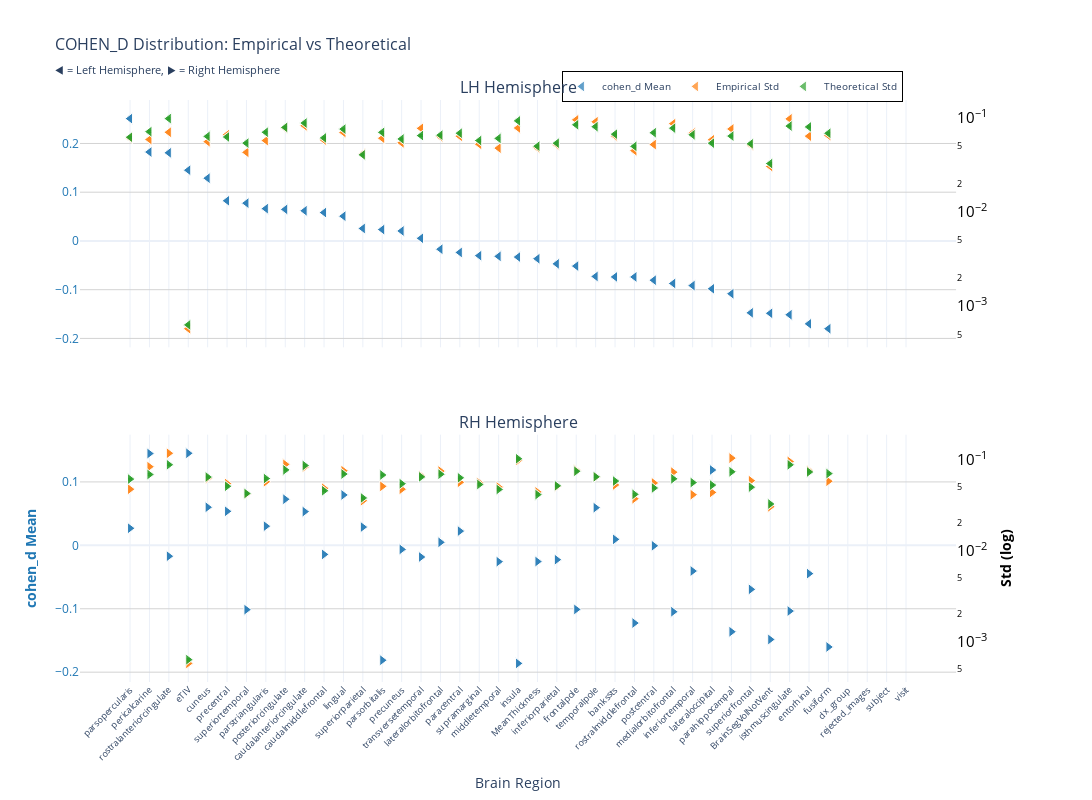
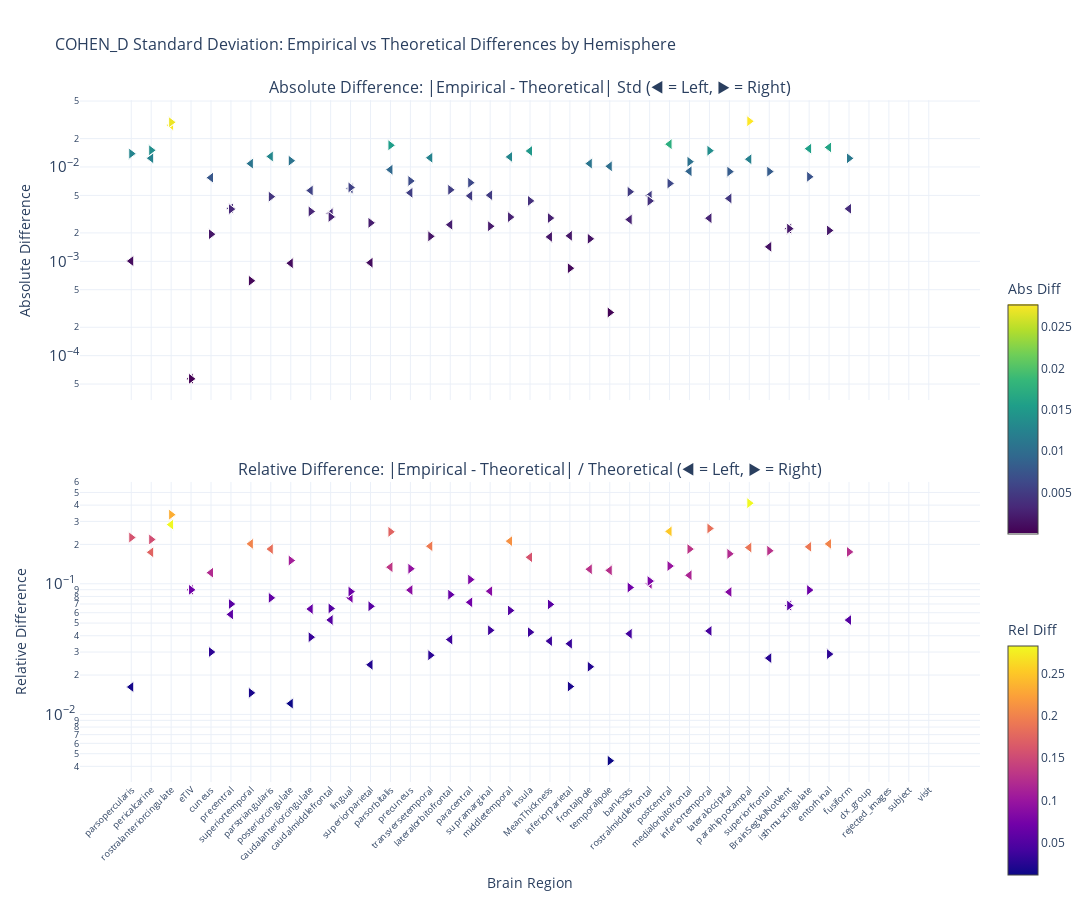

Here is the notebook cell these charts were saved with, in order:
### Markdown cell above
### p-value

### Code cell
nu_nav = df_navr[(df_navr["study"] == "longitudinal") & (df_navr["group"] == "HC-PD")]
data_path = stats_dir / f"cohen_d_longitudinal_{METRIC}.parquet"
df, stats = get_test_stats(
    data_path, stat_functions_F, nu_nav, hemisphere=True, study="longitudinal"
)
show_figure(
    stats, hemisphere=True, stat_name="cohen_d", study="longitudinal", metric=METRIC
)

### Figure 1 — Plotly figure (JSON) as saved in the notebook; plotly's stock layout.template omitted (floating-point values rounded to 4 significant figures)
{"data": [{"hovertemplate": "<b>%{x}</b><br>Mean cohen_d: %{y:.2f}<br><extra></extra>", "legendgroup": "mean", "marker": {"color": "#1f77b4", "line": {"color": "white", "width": 1}, "opacity": 0.7, "size": 10, "symbol": "triangle-left"}, "mode": "markers", "name": "cohen_d Mean", "showlegend": true, "type": "scatter", "x": ["parsopercularis", "parsopercularis", "pericalcarine", "pericalcarine", "rostralanteriorcingulate", "rostralanteriorcingulate", "eTIV", "eTIV", "cuneus", "cuneus", "precentral", "precentral", "superiortemporal", "superiortemporal", "parstriangularis", "parstriangularis", "posteriorcingulate", "posteriorcingulate", "caudalanteriorcingulate", "caudalanteriorcingulate", "caudalmiddlefrontal", "caudalmiddlefrontal", "lingual", "lingual", "superiorparietal", "superiorparietal", "parsorbitalis", "parsorbitalis", "precuneus", "precuneus", "transversetemporal", "transversetemporal", "lateralorbitofrontal", "lateralorbitofrontal", "paracentral", "paracentral", "supramarginal", "supramarginal", "middletemporal", "middletemporal", "insula", "insula", "MeanThickness", "MeanThickness", "inferiorparietal", "inferiorparietal", "frontalpole", "frontalpole", "temporalpole", "temporalpole", "bankssts", "bankssts", "rostralmiddlefrontal", "rostralmiddlefrontal", "postcentral", "postcentral", "medialorbitofrontal", "medialorbitofrontal", "inferiortemporal", "inferiortemporal", "lateraloccipital", "lateraloccipital", "parahippocampal", "parahippocampal", "superiorfrontal", "superiorfrontal", "BrainSegVolNotVent", "BrainSegVolNotVent", "isthmuscingulate", "isthmuscingulate", "entorhinal", "entorhinal", "fusiform", "fusiform", "dx_group", "rejected_images", "subject", "visit"], "xaxis": "x", "y": [0.251, 0.251, 0.1824, 0.1824, 0.1808, 0.1808, 0.1452, 0.1452, 0.1288, 0.1288, 0.08244, 0.08244, 0.0776, 0.0776, 0.06627, 0.06627, 0.06475, 0.06475, 0.06187, 0.06187, 0.05822, 0.05822, 0.05086, 0.05086, 0.02558, 0.02558, 0.02333, 0.02333, 0.02046, 0.02046, 0.005449, 0.005449, -0.01695, -0.01695, -0.0236, -0.0236, -0.03016, -0.03016, -0.0316, -0.0316, -0.03306, -0.03306, -0.03645, -0.03645, -0.04701, -0.04701, -0.05158, -0.05158, -0.07283, -0.07283, -0.07379, -0.07379, -0.07385, -0.07385, -0.08052, -0.08052, -0.08717, -0.08717, -0.0916, -0.0916, -0.09813, -0.09813, -0.1083, -0.1083, -0.1475, -0.1475, -0.1484, -0.1484, -0.1514, -0.1514, -0.1701, -0.1701, -0.1801, -0.1801, NaN, NaN, NaN, NaN], "yaxis": "y"}, {"hovertemplate": "<b>%{x}</b><br>Empirical Std: %{y:.3f}<br><extra></extra>", "legendgroup": "empirical", "marker": {"color": "#ff7f0e", "line": {"color": "white", "width": 1}, "opacity": 0.7, "size": 10, "symbol": "triangle-left"}, "mode": "markers", "name": "Empirical Std", "showlegend": true, "type": "scatter", "x": ["parsopercularis", "parsopercularis", "pericalcarine", "pericalcarine", "rostralanteriorcingulate", "rostralanteriorcingulate", "eTIV", "eTIV", "cuneus", "cuneus", "precentral", "precentral", "superiortemporal", "superiortemporal", "parstriangularis", "parstriangularis", "posteriorcingulate", "posteriorcingulate", "caudalanteriorcingulate", "caudalanteriorcingulate", "caudalmiddlefrontal", "caudalmiddlefrontal", "lingual", "lingual", "superiorparietal", "superiorparietal", "parsorbitalis", "parsorbitalis", "precuneus", "precuneus", "transversetemporal", "transversetemporal", "lateralorbitofrontal", "lateralorbitofrontal", "paracentral", "paracentral", "supramarginal", "supramarginal", "middletemporal", "middletemporal", "insula", "insula", "MeanThickness", "MeanThickness", "inferiorparietal", "inferiorparietal", "frontalpole", "frontalpole", "temporalpole", "temporalpole", "bankssts", "bankssts", "rostralmiddlefrontal", "rostralmiddlefrontal", "postcentral", "postcentral", "medialorbitofrontal", "medialorbitofrontal", "inferiortemporal", "inferiortemporal", "lateraloccipital", "lateraloccipital", "parahippocampal", "parahippocampal", "superiorfrontal", "superiorfrontal", "BrainSegVolNotVent", "BrainSegVolNotVent", "isthmuscingulate", "isthmuscingulate", "entorhinal", "entorhinal", "fusiform", "fusiform", "dx_group", "rejected_images", "subject", "visit"], "xaxis": "x", "y": [0.06107, 0.06107, 0.05874, 0.05874, 0.07008, 0.07008, 0.0005753, 0.0005753, 0.05567, 0.05567, 0.06608, 0.06608, 0.0429, 0.0429, 0.0572, 0.0572, 0.078, 0.078, 0.08219, 0.08219, 0.05787, 0.05787, 0.0698, 0.0698, 0.04131, 0.04131, 0.06056, 0.06056, 0.05416, 0.05416, 0.07716, 0.07716, 0.06289, 0.06289, 0.06357, 0.06357, 0.05225, 0.05225, 0.04756, 0.04756, 0.07781, 0.07781, 0.04807, 0.04807, 0.05177, 0.05177, 0.09495, 0.09495, 0.09047, 0.09047, 0.06414, 0.06414, 0.04471, 0.04471, 0.05185, 0.05185, 0.08649, 0.08649, 0.06874, 0.06874, 0.05832, 0.05832, 0.07593, 0.07593, 0.05141, 0.05141, 0.03039, 0.03039, 0.0972, 0.0972, 0.06375, 0.06375, 0.0648, 0.0648, NaN, NaN, NaN, NaN], "yaxis": "y2"}, {"error_y": {"array": [0.001233, 0.001233, 0.001413, 0.001413, 0.001944, 0.001944, 1.256e-05, 1.256e-05, 0.001259, 0.001259, 0.001241, 0.001241, 0.001068, 0.001068, 0.001393, 0.001393, 0.001569, 0.001569, 0.001745, 0.001745, 0.001214, 0.001214, 0.001504, 0.001504, 0.0008016, 0.0008016, 0.001389, 0.001389, 0.001182, 0.001182, 0.001284, 0.001284, 0.001298, 0.001298, 0.001361, 0.001361, 0.001138, 0.001138, 0.001199, 0.001199, 0.001839, 0.001839, 0.0009912, 0.0009912, 0.001066, 0.001066, 0.001671, 0.001671, 0.001596, 0.001596, 0.001329, 0.001329, 0.0009871, 0.0009871, 0.001377, 0.001377, 0.00154, 0.00154, 0.001309, 0.001309, 0.001067, 0.001067, 0.001269, 0.001269, 0.00105, 0.00105, 0.000648, 0.000648, 0.001621, 0.001621, 0.001587, 0.001587, 0.001359, 0.001359, NaN, NaN, NaN, NaN], "arrayminus": [0.001209, 0.001209, 0.001385, 0.001385, 0.001905, 0.001905, 1.231e-05, 1.231e-05, 0.001234, 0.001234, 0.001216, 0.001216, 0.001047, 0.001047, 0.001366, 0.001366, 0.001538, 0.001538, 0.00171, 0.00171, 0.00119, 0.00119, 0.001475, 0.001475, 0.0007857, 0.0007857, 0.001362, 0.001362, 0.001159, 0.001159, 0.001259, 0.001259, 0.001272, 0.001272, 0.001334, 0.001334, 0.001115, 0.001115, 0.001175, 0.001175, 0.001803, 0.001803, 0.0009716, 0.0009716, 0.001045, 0.001045, 0.001638, 0.001638, 0.001564, 0.001564, 0.001303, 0.001303, 0.0009675, 0.0009675, 0.00135, 0.00135, 0.001509, 0.001509, 0.001283, 0.001283, 0.001045, 0.001045, 0.001243, 0.001243, 0.001029, 0.001029, 0.0006352, 0.0006352, 0.001588, 0.001588, 0.001556, 0.001556, 0.001332, 0.001332, NaN, NaN, NaN, NaN], "color": "#2ca02c", "thickness": 1, "type": "data", "visible": true, "width": 2}, "hovertemplate": "<b>%{x}</b><br>Theoretical Std: %{y:.3f}<br><extra></extra>", "legendgroup": "theoretical", "marker": {"color": "#2ca02c", "line": {"color": "white", "width": 1}, "opacity": 0.7, "size": 10, "symbol": "triangle-left"}, "mode": "markers", "name": "Theoretical Std", "showlegend": true, "type": "scatter", "x": ["parsopercularis", "parsopercularis", "pericalcarine", "pericalcarine", "rostralanteriorcingulate", "rostralanteriorcingulate", "eTIV", "eTIV", "cuneus", "cuneus", "precentral", "precentral", "superiortemporal", "superiortemporal", "parstriangularis", "parstriangularis", "posteriorcingulate", "posteriorcingulate", "caudalanteriorcingulate", "caudalanteriorcingulate", "caudalmiddlefrontal", "caudalmiddlefrontal", "lingual", "lingual", "superiorparietal", "superiorparietal", "parsorbitalis", "parsorbitalis", "precuneus", "precuneus", "transversetemporal", "transversetemporal", "lateralorbitofrontal", "lateralorbitofrontal", "paracentral", "paracentral", "supramarginal", "supramarginal", "middletemporal", "middletemporal", "insula", "insula", "MeanThickness", "MeanThickness", "inferiorparietal", "inferiorparietal", "frontalpole", "frontalpole", "temporalpole", "temporalpole", "bankssts", "bankssts", "rostralmiddlefrontal", "rostralmiddlefrontal", "postcentral", "postcentral", "medialorbitofrontal", "medialorbitofrontal", "inferiortemporal", "inferiortemporal", "lateraloccipital", "lateraloccipital", "parahippocampal", "parahippocampal", "superiorfrontal", "superiorfrontal", "BrainSegVolNotVent", "BrainSegVolNotVent", "isthmuscingulate", "isthmuscingulate", "entorhinal", "entorhinal", "fusiform", "fusiform", "dx_group", "rejected_images", "subject", "visit"], "xaxis": "x", "y": [0.06208, 0.06208, 0.07112, 0.07112, 0.09783, 0.09783, 0.0006321, 0.0006321, 0.06338, 0.06338, 0.06245, 0.06245, 0.05376, 0.05376, 0.07013, 0.07013, 0.07895, 0.07895, 0.08782, 0.08782, 0.0611, 0.0611, 0.07572, 0.07572, 0.04034, 0.04034, 0.06993, 0.06993, 0.05949, 0.05949, 0.06463, 0.06463, 0.06533, 0.06533, 0.06851, 0.06851, 0.05727, 0.05727, 0.06035, 0.06035, 0.09258, 0.09258, 0.04989, 0.04989, 0.05363, 0.05363, 0.08409, 0.08409, 0.08031, 0.08031, 0.06691, 0.06691, 0.04968, 0.04968, 0.0693, 0.0693, 0.07749, 0.07749, 0.06588, 0.06588, 0.05368, 0.05368, 0.06385, 0.06385, 0.05284, 0.05284, 0.03261, 0.03261, 0.08156, 0.08156, 0.07987, 0.07987, 0.0684, 0.0684, NaN, NaN, NaN, NaN], "yaxis": "y2"}, {"hovertemplate": "<b>%{x}</b><br>Mean cohen_d: %{y:.2f}<br><extra></extra>", "legendgroup": "mean", "marker": {"color": "#1f77b4", "line": {"color": "white", "width": 1}, "opacity": 0.7, "size": 10, "symbol": "triangle-right"}, "mode": "markers", "name": "cohen_d Mean", "showlegend": false, "type": "scatter", "x": ["eTIV", "eTIV", "pericalcarine", "pericalcarine", "lateraloccipital", "lateraloccipital", "supramarginal", "supramarginal", "lingual", "lingual", "posteriorcingulate", "posteriorcingulate", "cuneus", "cuneus", "temporalpole", "temporalpole", "precentral", "precentral", "caudalanteriorcingulate", "caudalanteriorcingulate", "parstriangularis", "parstriangularis", "superiorparietal", "superiorparietal", "parsopercularis", "parsopercularis", "paracentral", "paracentral", "bankssts", "bankssts", "lateralorbitofrontal", "lateralorbitofrontal", "postcentral", "postcentral", "precuneus", "precuneus", "caudalmiddlefrontal", "caudalmiddlefrontal", "rostralanteriorcingulate", "rostralanteriorcingulate", "transversetemporal", "transversetemporal", "inferiorparietal", "inferiorparietal", "MeanThickness", "MeanThickness", "middletemporal", "middletemporal", "inferiortemporal", "inferiortemporal", "entorhinal", "entorhinal", "superiorfrontal", "superiorfrontal", "frontalpole", "frontalpole", "superiortemporal", "superiortemporal", "isthmuscingulate", "isthmuscingulate", "medialorbitofrontal", "medialorbitofrontal", "rostralmiddlefrontal", "rostralmiddlefrontal", "parahippocampal", "parahippocampal", "BrainSegVolNotVent", "BrainSegVolNotVent", "fusiform", "fusiform", "parsorbitalis", "parsorbitalis", "insula", "insula", "dx_group", "rejected_images", "subject", "visit"], "xaxis": "x2", "y": [0.1452, 0.1452, 0.1447, 0.1447, 0.1188, 0.1188, 0.09858, 0.09858, 0.07943, 0.07943, 0.07269, 0.07269, 0.06005, 0.06005, 0.05939, 0.05939, 0.05364, 0.05364, 0.05318, 0.05318, 0.03023, 0.03023, 0.0288, 0.0288, 0.02695, 0.02695, 0.02242, 0.02242, 0.009427, 0.009427, 0.004758, 0.004758, -0.0007183, -0.0007183, -0.006395, -0.006395, -0.01431, -0.01431, -0.01716, -0.01716, -0.01841, -0.01841, -0.02262, -0.02262, -0.02555, -0.02555, -0.02574, -0.02574, -0.04051, -0.04051, -0.04458, -0.04458, -0.06941, -0.06941, -0.1011, -0.1011, -0.1014, -0.1014, -0.1036, -0.1036, -0.1047, -0.1047, -0.1225, -0.1225, -0.1362, -0.1362, -0.1484, -0.1484, -0.1603, -0.1603, -0.1811, -0.1811, -0.1861, -0.1861, NaN, NaN, NaN, NaN], "yaxis": "y3"}, {"hovertemplate": "<b>%{x}</b><br>Empirical Std: %{y:.3f}<br><extra></extra>", "legendgroup": "empirical", "marker": {"color": "#ff7f0e", "line": {"color": "white", "width": 1}, "opacity": 0.7, "size": 10, "symbol": "triangle-right"}, "mode": "markers", "name": "Empirical Std", "showlegend": false, "type": "scatter", "x": ["eTIV", "eTIV", "pericalcarine", "pericalcarine", "lateraloccipital", "lateraloccipital", "supramarginal", "supramarginal", "lingual", "lingual", "posteriorcingulate", "posteriorcingulate", "cuneus", "cuneus", "temporalpole", "temporalpole", "precentral", "precentral", "caudalanteriorcingulate", "caudalanteriorcingulate", "parstriangularis", "parstriangularis", "superiorparietal", "superiorparietal", "parsopercularis", "parsopercularis", "paracentral", "paracentral", "bankssts", "bankssts", "lateralorbitofrontal", "lateralorbitofrontal", "postcentral", "postcentral", "precuneus", "precuneus", "caudalmiddlefrontal", "caudalmiddlefrontal", "rostralanteriorcingulate", "rostralanteriorcingulate", "transversetemporal", "transversetemporal", "inferiorparietal", "inferiorparietal", "MeanThickness", "MeanThickness", "middletemporal", "middletemporal", "inferiortemporal", "inferiortemporal", "entorhinal", "entorhinal", "superiorfrontal", "superiorfrontal", "frontalpole", "frontalpole", "superiortemporal", "superiortemporal", "isthmuscingulate", "isthmuscingulate", "medialorbitofrontal", "medialorbitofrontal", "rostralmiddlefrontal", "rostralmiddlefrontal", "parahippocampal", "parahippocampal", "BrainSegVolNotVent", "BrainSegVolNotVent", "fusiform", "fusiform", "parsorbitalis", "parsorbitalis", "insula", "insula", "dx_group", "rejected_images", "subject", "visit"], "xaxis": "x2", "y": [0.0005753, 0.0005753, 0.08392, 0.08392, 0.04375, 0.04375, 0.05585, 0.05585, 0.07575, 0.07575, 0.089, 0.089, 0.06261, 0.06261, 0.06468, 0.06468, 0.0547, 0.0547, 0.08319, 0.08319, 0.0573, 0.0573, 0.03547, 0.03547, 0.04744, 0.04744, 0.05651, 0.05651, 0.05285, 0.05285, 0.07512, 0.07512, 0.05562, 0.05562, 0.04744, 0.04744, 0.04859, 0.04859, 0.1179, 0.1179, 0.06667, 0.06667, 0.05085, 0.05085, 0.04424, 0.04424, 0.05009, 0.05009, 0.04128, 0.04128, 0.0755, 0.0755, 0.05891, 0.05891, 0.07653, 0.07653, 0.04195, 0.04195, 0.09585, 0.09585, 0.07308, 0.07308, 0.03729, 0.03729, 0.1043, 0.1043, 0.03039, 0.03039, 0.05812, 0.05812, 0.05103, 0.05103, 0.09827, 0.09827, NaN, NaN, NaN, NaN], "yaxis": "y4"}, {"error_y": {"array": [1.256e-05, 1.256e-05, 0.001369, 0.001369, 0.001047, 0.001047, 0.001063, 0.001063, 0.001385, 0.001385, 0.001537, 0.001537, 0.001283, 0.001283, 0.001291, 0.001291, 0.001016, 0.001016, 0.00172, 0.00172, 0.001235, 0.001235, 0.0007555, 0.0007555, 0.001218, 0.001218, 0.001258, 0.001258, 0.001158, 0.001158, 0.001379, 0.001379, 0.0009724, 0.0009724, 0.001084, 0.001084, 0.0009067, 0.0009067, 0.001751, 0.001751, 0.001288, 0.001288, 0.001027, 0.001027, 0.0008219, 0.0008219, 0.0009368, 0.0009368, 0.001116, 0.001116, 0.001458, 0.001458, 0.0009928, 0.0009928, 0.001486, 0.001486, 0.0008458, 0.0008458, 0.001748, 0.001748, 0.001226, 0.001226, 0.0008276, 0.0008276, 0.001465, 0.001465, 0.000648, 0.000648, 0.0014, 0.0014, 0.001351, 0.001351, 0.002039, 0.002039, NaN, NaN, NaN, NaN], "arrayminus": [1.231e-05, 1.231e-05, 0.001342, 0.001342, 0.001026, 0.001026, 0.001042, 0.001042, 0.001357, 0.001357, 0.001506, 0.001506, 0.001257, 0.001257, 0.001265, 0.001265, 0.0009957, 0.0009957, 0.001686, 0.001686, 0.00121, 0.00121, 0.0007405, 0.0007405, 0.001194, 0.001194, 0.001233, 0.001233, 0.001135, 0.001135, 0.001352, 0.001352, 0.0009531, 0.0009531, 0.001062, 0.001062, 0.0008887, 0.0008887, 0.001716, 0.001716, 0.001263, 0.001263, 0.001007, 0.001007, 0.0008056, 0.0008056, 0.0009182, 0.0009182, 0.001094, 0.001094, 0.001429, 0.001429, 0.0009731, 0.0009731, 0.001457, 0.001457, 0.000829, 0.000829, 0.001713, 0.001713, 0.001202, 0.001202, 0.0008112, 0.0008112, 0.001436, 0.001436, 0.0006352, 0.0006352, 0.001372, 0.001372, 0.001325, 0.001325, 0.001999, 0.001999, NaN, NaN, NaN, NaN], "color": "#2ca02c", "thickness": 1, "type": "data", "visible": true, "width": 2}, "hovertemplate": "<b>%{x}</b><br>Theoretical Std: %{y:.3f}<br><extra></extra>", "legendgroup": "theoretical", "marker": {"color": "#2ca02c", "line": {"color": "white", "width": 1}, "opacity": 0.7, "size": 10, "symbol": "triangle-right"}, "mode": "markers", "name": "Theoretical Std", "showlegend": false, "type": "scatter", "x": ["eTIV", "eTIV", "pericalcarine", "pericalcarine", "lateraloccipital", "lateraloccipital", "supramarginal", "supramarginal", "lingual", "lingual", "posteriorcingulate", "posteriorcingulate", "cuneus", "cuneus", "temporalpole", "temporalpole", "precentral", "precentral", "caudalanteriorcingulate", "caudalanteriorcingulate", "parstriangularis", "parstriangularis", "superiorparietal", "superiorparietal", "parsopercularis", "parsopercularis", "paracentral", "paracentral", "bankssts", "bankssts", "lateralorbitofrontal", "lateralorbitofrontal", "postcentral", "postcentral", "precuneus", "precuneus", "caudalmiddlefrontal", "caudalmiddlefrontal", "rostralanteriorcingulate", "rostralanteriorcingulate", "transversetemporal", "transversetemporal", "inferiorparietal", "inferiorparietal", "MeanThickness", "MeanThickness", "middletemporal", "middletemporal", "inferiortemporal", "inferiortemporal", "entorhinal", "entorhinal", "superiorfrontal", "superiorfrontal", "frontalpole", "frontalpole", "superiortemporal", "superiortemporal", "isthmuscingulate", "isthmuscingulate", "medialorbitofrontal", "medialorbitofrontal", "rostralmiddlefrontal", "rostralmiddlefrontal", "parahippocampal", "parahippocampal", "BrainSegVolNotVent", "BrainSegVolNotVent", "fusiform", "fusiform", "parsorbitalis", "parsorbitalis", "insula", "insula", "dx_group", "rejected_images", "subject", "visit"], "xaxis": "x2", "y": [0.0006321, 0.0006321, 0.06889, 0.06889, 0.05268, 0.05268, 0.05349, 0.05349, 0.06968, 0.06968, 0.07735, 0.07735, 0.06455, 0.06455, 0.06496, 0.06496, 0.05112, 0.05112, 0.08657, 0.08657, 0.06215, 0.06215, 0.03802, 0.03802, 0.06128, 0.06128, 0.06332, 0.06332, 0.0583, 0.0583, 0.0694, 0.0694, 0.04894, 0.04894, 0.05455, 0.05455, 0.04563, 0.04563, 0.08814, 0.08814, 0.06484, 0.06484, 0.05169, 0.05169, 0.04137, 0.04137, 0.04715, 0.04715, 0.05617, 0.05617, 0.07338, 0.07338, 0.04997, 0.04997, 0.0748, 0.0748, 0.04257, 0.04257, 0.08798, 0.08798, 0.06171, 0.06171, 0.04165, 0.04165, 0.07375, 0.07375, 0.03261, 0.03261, 0.07047, 0.07047, 0.06802, 0.06802, 0.1026, 0.1026, NaN, NaN, NaN, NaN], "yaxis": "y4"}], "layout": {"annotations": [{"font": {"size": 16}, "showarrow": false, "text": "LH Hemisphere", "x": 0.47, "xanchor": "center", "xref": "paper", "y": 1, "yanchor": "bottom", "yref": "paper"}, {"font": {"size": 16}, "showarrow": false, "text": "RH Hemisphere", "x": 0.47, "xanchor": "center", "xref": "paper", "y": 0.425, "yanchor": "bottom", "yref": "paper"}], "height": 800, "hovermode": "x", "legend": {"bgcolor": "rgba(255, 255, 255, 0.9)", "bordercolor": "black", "borderwidth": 1, "font": {"size": 10}, "orientation": "h", "x": 0.7, "xanchor": "center", "y": 1.05}, "title": {"font": {"size": 16}, "text": "COHEN_D Distribution: Empirical vs Theoretical<br><sub>◀ = Left Hemisphere, ▶ = Right Hemisphere</sub>"}, "width": 1400, "xaxis": {"anchor": "y", "domain": [0, 0.94], "matches": "x2", "showticklabels": false}, "xaxis2": {"anchor": "y3", "domain": [0, 0.94], "tickangle": -45, "tickfont": {"size": 9}, "title": {"text": "Brain Region"}}, "yaxis": {"anchor": "x", "domain": [0.575, 1], "gridcolor": "lightgray", "showgrid": true, "tickfont": {"color": "#1f77b4"}, "title": {"font": {"color": "#1f77b4"}, "text": ""}}, "yaxis2": {"anchor": "x", "exponentformat": "power", "overlaying": "y", "showgrid": false, "side": "right", "tickfont": {"color": "black"}, "title": {"font": {"color": "black"}, "text": ""}, "type": "log"}, "yaxis3": {"anchor": "x2", "domain": [0, 0.425], "gridcolor": "lightgray", "showgrid": true, "tickfont": {"color": "#1f77b4"}, "title": {"font": {"color": "#1f77b4"}, "text": "<b>cohen_d Mean</b>"}}, "yaxis4": {"anchor": "x2", "exponentformat": "power", "overlaying": "y3", "showgrid": false, "side": "right", "tickfont": {"color": "black"}, "title": {"font": {"color": "black"}, "text": "<b>Std (log)</b>"}, "type": "log"}}}

### Figure 2 — Plotly figure (JSON) as saved in the notebook; plotly's stock layout.template omitted (floating-point values rounded to 4 significant figures)
{"data": [{"hovertemplate": "<b>%{x}</b><br>Hemisphere: %{text}<br>Abs Diff: %{y:.4f}<br><extra></extra>", "legendgroup": "abs_lh", "marker": {"color": [0.001006, 0.001006, 0.01238, 0.01238, 0.02775, 0.02775, 5.68e-05, 5.68e-05, 0.007704, 0.007704, 0.003639, 0.003639, 0.01086, 0.01086, 0.01293, 0.01293, 0.0009551, 0.0009551, 0.005628, 0.005628, 0.003227, 0.003227, 0.005915, 0.005915, 0.0009671, 0.0009671, 0.009367, 0.009367, 0.005325, 0.005325, 0.01253, 0.01253, 0.002443, 0.002443, 0.004941, 0.004941, 0.005025, 0.005025, 0.01279, 0.01279, 0.01477, 0.01477, 0.001816, 0.001816, 0.001863, 0.001863, 0.01086, 0.01086, 0.01017, 0.01017, 0.002771, 0.002771, 0.004965, 0.004965, 0.01745, 0.01745, 0.009001, 0.009001, 0.002866, 0.002866, 0.004641, 0.004641, 0.01209, 0.01209, 0.001425, 0.001425, 0.002219, 0.002219, 0.01564, 0.01564, 0.01612, 0.01612, 0.003606, 0.003606, NaN, NaN, NaN, NaN], "colorbar": {"len": 0.4, "title": {"text": "Abs Diff"}, "y": 0.75, "yanchor": "top"}, "colorscale": [[0, "#440154"], [0.1111, "#482878"], [0.2222, "#3e4989"], [0.3333, "#31688e"], [0.4444, "#26828e"], [0.5556, "#1f9e89"], [0.6667, "#35b779"], [0.7778, "#6ece58"], [0.8889, "#b5de2b"], [1, "#fde725"]], "line": {"color": "white", "width": 1}, "showscale": true, "size": 10, "symbol": "triangle-left"}, "mode": "markers", "name": "Absolute (lh)", "showlegend": false, "text": ["lh", "lh", "lh", "lh", "lh", "lh", "lh", "lh", "lh", "lh", "lh", "lh", "lh", "lh", "lh", "lh", "lh", "lh", "lh", "lh", "lh", "lh", "lh", "lh", "lh", "lh", "lh", "lh", "lh", "lh", "lh", "lh", "lh", "lh", "lh", "lh", "lh", "lh", "lh", "lh", "lh", "lh", "lh", "lh", "lh", "lh", "lh", "lh", "lh", "lh", "lh", "lh", "lh", "lh", "lh", "lh", "lh", "lh", "lh", "lh", "lh", "lh", "lh", "lh", "lh", "lh", "lh", "lh", "lh", "lh", "lh", "lh", "lh", "lh", "lh", "lh", "lh", "lh"], "type": "scatter", "x": ["parsopercularis", "parsopercularis", "pericalcarine", "pericalcarine", "rostralanteriorcingulate", "rostralanteriorcingulate", "eTIV", "eTIV", "cuneus", "cuneus", "precentral", "precentral", "superiortemporal", "superiortemporal", "parstriangularis", "parstriangularis", "posteriorcingulate", "posteriorcingulate", "caudalanteriorcingulate", "caudalanteriorcingulate", "caudalmiddlefrontal", "caudalmiddlefrontal", "lingual", "lingual", "superiorparietal", "superiorparietal", "parsorbitalis", "parsorbitalis", "precuneus", "precuneus", "transversetemporal", "transversetemporal", "lateralorbitofrontal", "lateralorbitofrontal", "paracentral", "paracentral", "supramarginal", "supramarginal", "middletemporal", "middletemporal", "insula", "insula", "MeanThickness", "MeanThickness", "inferiorparietal", "inferiorparietal", "frontalpole", "frontalpole", "temporalpole", "temporalpole", "bankssts", "bankssts", "rostralmiddlefrontal", "rostralmiddlefrontal", "postcentral", "postcentral", "medialorbitofrontal", "medialorbitofrontal", "inferiortemporal", "inferiortemporal", "lateraloccipital", "lateraloccipital", "parahippocampal", "parahippocampal", "superiorfrontal", "superiorfrontal", "BrainSegVolNotVent", "BrainSegVolNotVent", "isthmuscingulate", "isthmuscingulate", "entorhinal", "entorhinal", "fusiform", "fusiform", "dx_group", "rejected_images", "subject", "visit"], "xaxis": "x", "y": [0.001006, 0.001006, 0.01238, 0.01238, 0.02775, 0.02775, 5.68e-05, 5.68e-05, 0.007704, 0.007704, 0.003639, 0.003639, 0.01086, 0.01086, 0.01293, 0.01293, 0.0009551, 0.0009551, 0.005628, 0.005628, 0.003227, 0.003227, 0.005915, 0.005915, 0.0009671, 0.0009671, 0.009367, 0.009367, 0.005325, 0.005325, 0.01253, 0.01253, 0.002443, 0.002443, 0.004941, 0.004941, 0.005025, 0.005025, 0.01279, 0.01279, 0.01477, 0.01477, 0.001816, 0.001816, 0.001863, 0.001863, 0.01086, 0.01086, 0.01017, 0.01017, 0.002771, 0.002771, 0.004965, 0.004965, 0.01745, 0.01745, 0.009001, 0.009001, 0.002866, 0.002866, 0.004641, 0.004641, 0.01209, 0.01209, 0.001425, 0.001425, 0.002219, 0.002219, 0.01564, 0.01564, 0.01612, 0.01612, 0.003606, 0.003606, NaN, NaN, NaN, NaN], "yaxis": "y"}, {"hovertemplate": "<b>%{x}</b><br>Hemisphere: %{text}<br>Rel Diff: %{y:.2%}<br><extra></extra>", "legendgroup": "rel_lh", "marker": {"color": [0.01621, 0.01621, 0.1741, 0.1741, 0.2836, 0.2836, 0.08986, 0.08986, 0.1216, 0.1216, 0.05827, 0.05827, 0.202, 0.202, 0.1844, 0.1844, 0.0121, 0.0121, 0.06408, 0.06408, 0.05282, 0.05282, 0.07812, 0.07812, 0.02397, 0.02397, 0.1339, 0.1339, 0.08951, 0.08951, 0.1938, 0.1938, 0.03739, 0.03739, 0.07213, 0.07213, 0.08775, 0.08775, 0.2119, 0.2119, 0.1595, 0.1595, 0.03639, 0.03639, 0.03474, 0.03474, 0.1292, 0.1292, 0.1266, 0.1266, 0.04141, 0.04141, 0.09994, 0.09994, 0.2517, 0.2517, 0.1162, 0.1162, 0.04351, 0.04351, 0.08645, 0.08645, 0.1893, 0.1893, 0.02697, 0.02697, 0.06805, 0.06805, 0.1917, 0.1917, 0.2019, 0.2019, 0.05271, 0.05271, NaN, NaN, NaN, NaN], "colorbar": {"len": 0.4, "title": {"text": "Rel Diff"}, "y": 0.25, "yanchor": "top"}, "colorscale": [[0, "#0d0887"], [0.1111, "#46039f"], [0.2222, "#7201a8"], [0.3333, "#9c179e"], [0.4444, "#bd3786"], [0.5556, "#d8576b"], [0.6667, "#ed7953"], [0.7778, "#fb9f3a"], [0.8889, "#fdca26"], [1, "#f0f921"]], "line": {"color": "white", "width": 1}, "showscale": true, "size": 10, "symbol": "triangle-left"}, "mode": "markers", "name": "Relative (lh)", "showlegend": false, "text": ["lh", "lh", "lh", "lh", "lh", "lh", "lh", "lh", "lh", "lh", "lh", "lh", "lh", "lh", "lh", "lh", "lh", "lh", "lh", "lh", "lh", "lh", "lh", "lh", "lh", "lh", "lh", "lh", "lh", "lh", "lh", "lh", "lh", "lh", "lh", "lh", "lh", "lh", "lh", "lh", "lh", "lh", "lh", "lh", "lh", "lh", "lh", "lh", "lh", "lh", "lh", "lh", "lh", "lh", "lh", "lh", "lh", "lh", "lh", "lh", "lh", "lh", "lh", "lh", "lh", "lh", "lh", "lh", "lh", "lh", "lh", "lh", "lh", "lh", "lh", "lh", "lh", "lh"], "type": "scatter", "x": ["parsopercularis", "parsopercularis", "pericalcarine", "pericalcarine", "rostralanteriorcingulate", "rostralanteriorcingulate", "eTIV", "eTIV", "cuneus", "cuneus", "precentral", "precentral", "superiortemporal", "superiortemporal", "parstriangularis", "parstriangularis", "posteriorcingulate", "posteriorcingulate", "caudalanteriorcingulate", "caudalanteriorcingulate", "caudalmiddlefrontal", "caudalmiddlefrontal", "lingual", "lingual", "superiorparietal", "superiorparietal", "parsorbitalis", "parsorbitalis", "precuneus", "precuneus", "transversetemporal", "transversetemporal", "lateralorbitofrontal", "lateralorbitofrontal", "paracentral", "paracentral", "supramarginal", "supramarginal", "middletemporal", "middletemporal", "insula", "insula", "MeanThickness", "MeanThickness", "inferiorparietal", "inferiorparietal", "frontalpole", "frontalpole", "temporalpole", "temporalpole", "bankssts", "bankssts", "rostralmiddlefrontal", "rostralmiddlefrontal", "postcentral", "postcentral", "medialorbitofrontal", "medialorbitofrontal", "inferiortemporal", "inferiortemporal", "lateraloccipital", "lateraloccipital", "parahippocampal", "parahippocampal", "superiorfrontal", "superiorfrontal", "BrainSegVolNotVent", "BrainSegVolNotVent", "isthmuscingulate", "isthmuscingulate", "entorhinal", "entorhinal", "fusiform", "fusiform", "dx_group", "rejected_images", "subject", "visit"], "xaxis": "x2", "y": [0.01621, 0.01621, 0.1741, 0.1741, 0.2836, 0.2836, 0.08986, 0.08986, 0.1216, 0.1216, 0.05827, 0.05827, 0.202, 0.202, 0.1844, 0.1844, 0.0121, 0.0121, 0.06408, 0.06408, 0.05282, 0.05282, 0.07812, 0.07812, 0.02397, 0.02397, 0.1339, 0.1339, 0.08951, 0.08951, 0.1938, 0.1938, 0.03739, 0.03739, 0.07213, 0.07213, 0.08775, 0.08775, 0.2119, 0.2119, 0.1595, 0.1595, 0.03639, 0.03639, 0.03474, 0.03474, 0.1292, 0.1292, 0.1266, 0.1266, 0.04141, 0.04141, 0.09994, 0.09994, 0.2517, 0.2517, 0.1162, 0.1162, 0.04351, 0.04351, 0.08645, 0.08645, 0.1893, 0.1893, 0.02697, 0.02697, 0.06805, 0.06805, 0.1917, 0.1917, 0.2019, 0.2019, 0.05271, 0.05271, NaN, NaN, NaN, NaN], "yaxis": "y2"}, {"hovertemplate": "<b>%{x}</b><br>Hemisphere: %{text}<br>Abs Diff: %{y:.4f}<br><extra></extra>", "legendgroup": "abs_rh", "marker": {"color": [5.68e-05, 5.68e-05, 0.01504, 0.01504, 0.008924, 0.008924, 0.002354, 0.002354, 0.006066, 0.006066, 0.01165, 0.01165, 0.001939, 0.001939, 0.0002869, 0.0002869, 0.003575, 0.003575, 0.003376, 0.003376, 0.004847, 0.004847, 0.002556, 0.002556, 0.01385, 0.01385, 0.006813, 0.006813, 0.005458, 0.005458, 0.005726, 0.005726, 0.006688, 0.006688, 0.007108, 0.007108, 0.002954, 0.002954, 0.02979, 0.02979, 0.001839, 0.001839, 0.0008446, 0.0008446, 0.002874, 0.002874, 0.002942, 0.002942, 0.01488, 0.01488, 0.002123, 0.002123, 0.00894, 0.00894, 0.001732, 0.001732, 0.000622, 0.000622, 0.007873, 0.007873, 0.01137, 0.01137, 0.004366, 0.004366, 0.03053, 0.03053, 0.002219, 0.002219, 0.01235, 0.01235, 0.01699, 0.01699, 0.00437, 0.00437, NaN, NaN, NaN, NaN], "colorbar": {"len": 0.4, "title": {"text": "Abs Diff"}, "y": 0.75, "yanchor": "top"}, "colorscale": [[0, "#440154"], [0.1111, "#482878"], [0.2222, "#3e4989"], [0.3333, "#31688e"], [0.4444, "#26828e"], [0.5556, "#1f9e89"], [0.6667, "#35b779"], [0.7778, "#6ece58"], [0.8889, "#b5de2b"], [1, "#fde725"]], "line": {"color": "white", "width": 1}, "showscale": false, "size": 10, "symbol": "triangle-right"}, "mode": "markers", "name": "Absolute (rh)", "showlegend": false, "text": ["rh", "rh", "rh", "rh", "rh", "rh", "rh", "rh", "rh", "rh", "rh", "rh", "rh", "rh", "rh", "rh", "rh", "rh", "rh", "rh", "rh", "rh", "rh", "rh", "rh", "rh", "rh", "rh", "rh", "rh", "rh", "rh", "rh", "rh", "rh", "rh", "rh", "rh", "rh", "rh", "rh", "rh", "rh", "rh", "rh", "rh", "rh", "rh", "rh", "rh", "rh", "rh", "rh", "rh", "rh", "rh", "rh", "rh", "rh", "rh", "rh", "rh", "rh", "rh", "rh", "rh", "rh", "rh", "rh", "rh", "rh", "rh", "rh", "rh", "rh", "rh", "rh", "rh"], "type": "scatter", "x": ["eTIV", "eTIV", "pericalcarine", "pericalcarine", "lateraloccipital", "lateraloccipital", "supramarginal", "supramarginal", "lingual", "lingual", "posteriorcingulate", "posteriorcingulate", "cuneus", "cuneus", "temporalpole", "temporalpole", "precentral", "precentral", "caudalanteriorcingulate", "caudalanteriorcingulate", "parstriangularis", "parstriangularis", "superiorparietal", "superiorparietal", "parsopercularis", "parsopercularis", "paracentral", "paracentral", "bankssts", "bankssts", "lateralorbitofrontal", "lateralorbitofrontal", "postcentral", "postcentral", "precuneus", "precuneus", "caudalmiddlefrontal", "caudalmiddlefrontal", "rostralanteriorcingulate", "rostralanteriorcingulate", "transversetemporal", "transversetemporal", "inferiorparietal", "inferiorparietal", "MeanThickness", "MeanThickness", "middletemporal", "middletemporal", "inferiortemporal", "inferiortemporal", "entorhinal", "entorhinal", "superiorfrontal", "superiorfrontal", "frontalpole", "frontalpole", "superiortemporal", "superiortemporal", "isthmuscingulate", "isthmuscingulate", "medialorbitofrontal", "medialorbitofrontal", "rostralmiddlefrontal", "rostralmiddlefrontal", "parahippocampal", "parahippocampal", "BrainSegVolNotVent", "BrainSegVolNotVent", "fusiform", "fusiform", "parsorbitalis", "parsorbitalis", "insula", "insula", "dx_group", "rejected_images", "subject", "visit"], "xaxis": "x", "y": [5.68e-05, 5.68e-05, 0.01504, 0.01504, 0.008924, 0.008924, 0.002354, 0.002354, 0.006066, 0.006066, 0.01165, 0.01165, 0.001939, 0.001939, 0.0002869, 0.0002869, 0.003575, 0.003575, 0.003376, 0.003376, 0.004847, 0.004847, 0.002556, 0.002556, 0.01385, 0.01385, 0.006813, 0.006813, 0.005458, 0.005458, 0.005726, 0.005726, 0.006688, 0.006688, 0.007108, 0.007108, 0.002954, 0.002954, 0.02979, 0.02979, 0.001839, 0.001839, 0.0008446, 0.0008446, 0.002874, 0.002874, 0.002942, 0.002942, 0.01488, 0.01488, 0.002123, 0.002123, 0.00894, 0.00894, 0.001732, 0.001732, 0.000622, 0.000622, 0.007873, 0.007873, 0.01137, 0.01137, 0.004366, 0.004366, 0.03053, 0.03053, 0.002219, 0.002219, 0.01235, 0.01235, 0.01699, 0.01699, 0.00437, 0.00437, NaN, NaN, NaN, NaN], "yaxis": "y"}, {"hovertemplate": "<b>%{x}</b><br>Hemisphere: %{text}<br>Rel Diff: %{y:.2%}<br><extra></extra>", "legendgroup": "rel_rh", "marker": {"color": [0.08986, 0.08986, 0.2183, 0.2183, 0.1694, 0.1694, 0.044, 0.044, 0.08706, 0.08706, 0.1506, 0.1506, 0.03003, 0.03003, 0.004416, 0.004416, 0.06993, 0.06993, 0.039, 0.039, 0.07799, 0.07799, 0.06721, 0.06721, 0.2259, 0.2259, 0.1076, 0.1076, 0.09361, 0.09361, 0.08252, 0.08252, 0.1367, 0.1367, 0.1303, 0.1303, 0.06473, 0.06473, 0.338, 0.338, 0.02836, 0.02836, 0.01634, 0.01634, 0.06949, 0.06949, 0.06239, 0.06239, 0.265, 0.265, 0.02893, 0.02893, 0.1789, 0.1789, 0.02315, 0.02315, 0.01461, 0.01461, 0.08949, 0.08949, 0.1843, 0.1843, 0.1048, 0.1048, 0.4139, 0.4139, 0.06805, 0.06805, 0.1752, 0.1752, 0.2497, 0.2497, 0.04258, 0.04258, NaN, NaN, NaN, NaN], "colorbar": {"len": 0.4, "title": {"text": "Rel Diff"}, "y": 0.25, "yanchor": "top"}, "colorscale": [[0, "#0d0887"], [0.1111, "#46039f"], [0.2222, "#7201a8"], [0.3333, "#9c179e"], [0.4444, "#bd3786"], [0.5556, "#d8576b"], [0.6667, "#ed7953"], [0.7778, "#fb9f3a"], [0.8889, "#fdca26"], [1, "#f0f921"]], "line": {"color": "white", "width": 1}, "showscale": false, "size": 10, "symbol": "triangle-right"}, "mode": "markers", "name": "Relative (rh)", "showlegend": false, "text": ["rh", "rh", "rh", "rh", "rh", "rh", "rh", "rh", "rh", "rh", "rh", "rh", "rh", "rh", "rh", "rh", "rh", "rh", "rh", "rh", "rh", "rh", "rh", "rh", "rh", "rh", "rh", "rh", "rh", "rh", "rh", "rh", "rh", "rh", "rh", "rh", "rh", "rh", "rh", "rh", "rh", "rh", "rh", "rh", "rh", "rh", "rh", "rh", "rh", "rh", "rh", "rh", "rh", "rh", "rh", "rh", "rh", "rh", "rh", "rh", "rh", "rh", "rh", "rh", "rh", "rh", "rh", "rh", "rh", "rh", "rh", "rh", "rh", "rh", "rh", "rh", "rh", "rh"], "type": "scatter", "x": ["eTIV", "eTIV", "pericalcarine", "pericalcarine", "lateraloccipital", "lateraloccipital", "supramarginal", "supramarginal", "lingual", "lingual", "posteriorcingulate", "posteriorcingulate", "cuneus", "cuneus", "temporalpole", "temporalpole", "precentral", "precentral", "caudalanteriorcingulate", "caudalanteriorcingulate", "parstriangularis", "parstriangularis", "superiorparietal", "superiorparietal", "parsopercularis", "parsopercularis", "paracentral", "paracentral", "bankssts", "bankssts", "lateralorbitofrontal", "lateralorbitofrontal", "postcentral", "postcentral", "precuneus", "precuneus", "caudalmiddlefrontal", "caudalmiddlefrontal", "rostralanteriorcingulate", "rostralanteriorcingulate", "transversetemporal", "transversetemporal", "inferiorparietal", "inferiorparietal", "MeanThickness", "MeanThickness", "middletemporal", "middletemporal", "inferiortemporal", "inferiortemporal", "entorhinal", "entorhinal", "superiorfrontal", "superiorfrontal", "frontalpole", "frontalpole", "superiortemporal", "superiortemporal", "isthmuscingulate", "isthmuscingulate", "medialorbitofrontal", "medialorbitofrontal", "rostralmiddlefrontal", "rostralmiddlefrontal", "parahippocampal", "parahippocampal", "BrainSegVolNotVent", "BrainSegVolNotVent", "fusiform", "fusiform", "parsorbitalis", "parsorbitalis", "insula", "insula", "dx_group", "rejected_images", "subject", "visit"], "xaxis": "x2", "y": [0.08986, 0.08986, 0.2183, 0.2183, 0.1694, 0.1694, 0.044, 0.044, 0.08706, 0.08706, 0.1506, 0.1506, 0.03003, 0.03003, 0.004416, 0.004416, 0.06993, 0.06993, 0.039, 0.039, 0.07799, 0.07799, 0.06721, 0.06721, 0.2259, 0.2259, 0.1076, 0.1076, 0.09361, 0.09361, 0.08252, 0.08252, 0.1367, 0.1367, 0.1303, 0.1303, 0.06473, 0.06473, 0.338, 0.338, 0.02836, 0.02836, 0.01634, 0.01634, 0.06949, 0.06949, 0.06239, 0.06239, 0.265, 0.265, 0.02893, 0.02893, 0.1789, 0.1789, 0.02315, 0.02315, 0.01461, 0.01461, 0.08949, 0.08949, 0.1843, 0.1843, 0.1048, 0.1048, 0.4139, 0.4139, 0.06805, 0.06805, 0.1752, 0.1752, 0.2497, 0.2497, 0.04258, 0.04258, NaN, NaN, NaN, NaN], "yaxis": "y2"}], "layout": {"annotations": [{"font": {"size": 16}, "showarrow": false, "text": "Absolute Difference: |Empirical - Theoretical| Std (◀ = Left, ▶ = Right)", "x": 0.5, "xanchor": "center", "xref": "paper", "y": 1, "yanchor": "bottom", "yref": "paper"}, {"font": {"size": 16}, "showarrow": false, "text": "Relative Difference: |Empirical - Theoretical| / Theoretical (◀ = Left, ▶ = Right)", "x": 0.5, "xanchor": "center", "xref": "paper", "y": 0.44, "yanchor": "bottom", "yref": "paper"}], "height": 900, "hovermode": "x unified", "showlegend": false, "title": {"font": {"size": 16}, "text": "COHEN_D Standard Deviation: Empirical vs Theoretical Differences by Hemisphere"}, "width": 1400, "xaxis": {"anchor": "y", "domain": [0, 1], "showticklabels": false}, "xaxis2": {"anchor": "y2", "domain": [0, 1], "tickangle": -45, "tickfont": {"size": 9}, "title": {"text": "Brain Region"}}, "yaxis": {"anchor": "x", "domain": [0.56, 1], "exponentformat": "power", "title": {"text": "Absolute Difference"}, "type": "log"}, "yaxis2": {"anchor": "x2", "domain": [0, 0.44], "exponentformat": "power", "title": {"text": "Relative Difference"}, "type": "log"}}}
